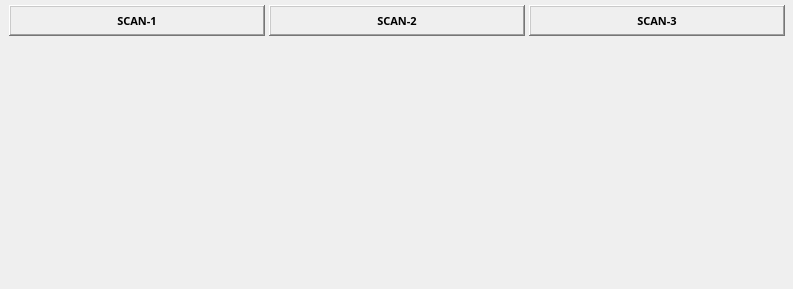
<?xml version="1.0" encoding="UTF-8"?>
<ui version="4.0">
 <class>MainWindow</class>
 <widget class="QMainWindow" name="MainWindow">
  <property name="geometry">
   <rect>
    <x>0</x>
    <y>0</y>
    <width>793</width>
    <height>289</height>
   </rect>
  </property>
  <property name="windowTitle">
   <string>microCT Controller</string>
  </property>
  <property name="styleSheet">
   <string notr="true"/>
  </property>
  <widget class="QWidget" name="centralwidget">
   <widget class="caFrame" name="caframe">
    <property name="geometry">
     <rect>
      <x>-1</x>
      <y>0</y>
      <width>871</width>
      <height>301</height>
     </rect>
    </property>
    <property name="background">
     <color>
      <red>156</red>
      <green>156</green>
      <blue>156</blue>
     </color>
    </property>
    <property name="backgroundMode">
     <enum>caFrame::Filled</enum>
    </property>
    <widget class="caInclude" name="cainclude">
     <property name="geometry">
      <rect>
       <x>15</x>
       <y>45</y>
       <width>243</width>
       <height>231</height>
      </rect>
     </property>
     <property name="macro">
      <string notr="true">P=$(W), S=scan1, CONFIG=$(CONFIG)</string>
     </property>
     <property name="filename" stdset="0">
      <string notr="true">../scan/scan-v2.ui</string>
     </property>
    </widget>
    <widget class="caInclude" name="cainclude_2">
     <property name="geometry">
      <rect>
       <x>275</x>
       <y>45</y>
       <width>243</width>
       <height>231</height>
      </rect>
     </property>
     <property name="macro">
      <string notr="true">P=$(W), S=scan2, CONFIG=$(CONFIG)</string>
     </property>
     <property name="filename" stdset="0">
      <string notr="true">../scan/scan-v2.ui</string>
     </property>
    </widget>
    <widget class="caInclude" name="cainclude_3">
     <property name="geometry">
      <rect>
       <x>535</x>
       <y>45</y>
       <width>243</width>
       <height>231</height>
      </rect>
     </property>
     <property name="macro">
      <string notr="true">P=$(W), S=scan3, CONFIG=$(CONFIG)</string>
     </property>
     <property name="filename" stdset="0">
      <string notr="true">../scan/scan-v2.ui</string>
     </property>
    </widget>
    <widget class="caLabel" name="calabel">
     <property name="geometry">
      <rect>
       <x>10</x>
       <y>5</y>
       <width>256</width>
       <height>31</height>
      </rect>
     </property>
     <property name="font">
      <font>
       <family>Yu Mincho Demibold</family>
       <pointsize>8</pointsize>
       <weight>75</weight>
       <bold>true</bold>
      </font>
     </property>
     <property name="frameShape">
      <enum>QFrame::WinPanel</enum>
     </property>
     <property name="frameShadow">
      <enum>QFrame::Raised</enum>
     </property>
     <property name="lineWidth">
      <number>1</number>
     </property>
     <property name="midLineWidth">
      <number>1</number>
     </property>
     <property name="text">
      <string>SCAN-1</string>
     </property>
     <property name="alignment">
      <set>Qt::AlignCenter</set>
     </property>
     <property name="foreground">
      <color>
       <red>0</red>
       <green>0</green>
       <blue>0</blue>
      </color>
     </property>
     <property name="background">
      <color>
       <red>169</red>
       <green>209</green>
       <blue>239</blue>
      </color>
     </property>
    </widget>
    <widget class="caGraphics" name="cagraphics_2">
     <property name="geometry">
      <rect>
       <x>10</x>
       <y>40</y>
       <width>256</width>
       <height>241</height>
      </rect>
     </property>
     <property name="foreground">
      <color>
       <red>105</red>
       <green>105</green>
       <blue>105</blue>
      </color>
     </property>
     <property name="linestyle" stdset="0">
      <enum>caGraphics::Solid</enum>
     </property>
     <property name="fillstyle" stdset="0">
      <enum>caGraphics::Filled</enum>
     </property>
     <property name="lineSize">
      <number>2</number>
     </property>
     <property name="lineColor">
      <color>
       <red>0</red>
       <green>0</green>
       <blue>0</blue>
      </color>
     </property>
    </widget>
    <widget class="caLabel" name="calabel_2">
     <property name="geometry">
      <rect>
       <x>270</x>
       <y>5</y>
       <width>256</width>
       <height>31</height>
      </rect>
     </property>
     <property name="font">
      <font>
       <family>Yu Mincho Demibold</family>
       <pointsize>8</pointsize>
       <weight>75</weight>
       <bold>true</bold>
      </font>
     </property>
     <property name="frameShape">
      <enum>QFrame::WinPanel</enum>
     </property>
     <property name="frameShadow">
      <enum>QFrame::Raised</enum>
     </property>
     <property name="lineWidth">
      <number>1</number>
     </property>
     <property name="midLineWidth">
      <number>1</number>
     </property>
     <property name="text">
      <string>SCAN-2</string>
     </property>
     <property name="alignment">
      <set>Qt::AlignCenter</set>
     </property>
     <property name="foreground">
      <color>
       <red>0</red>
       <green>0</green>
       <blue>0</blue>
      </color>
     </property>
     <property name="background">
      <color>
       <red>169</red>
       <green>209</green>
       <blue>239</blue>
      </color>
     </property>
    </widget>
    <widget class="caLabel" name="calabel_3">
     <property name="geometry">
      <rect>
       <x>530</x>
       <y>5</y>
       <width>256</width>
       <height>31</height>
      </rect>
     </property>
     <property name="font">
      <font>
       <family>Yu Mincho Demibold</family>
       <pointsize>8</pointsize>
       <weight>75</weight>
       <bold>true</bold>
      </font>
     </property>
     <property name="frameShape">
      <enum>QFrame::WinPanel</enum>
     </property>
     <property name="frameShadow">
      <enum>QFrame::Raised</enum>
     </property>
     <property name="lineWidth">
      <number>1</number>
     </property>
     <property name="midLineWidth">
      <number>1</number>
     </property>
     <property name="text">
      <string>SCAN-3</string>
     </property>
     <property name="alignment">
      <set>Qt::AlignCenter</set>
     </property>
     <property name="foreground">
      <color>
       <red>0</red>
       <green>0</green>
       <blue>0</blue>
      </color>
     </property>
     <property name="background">
      <color>
       <red>169</red>
       <green>209</green>
       <blue>239</blue>
      </color>
     </property>
    </widget>
    <widget class="caGraphics" name="cagraphics_3">
     <property name="geometry">
      <rect>
       <x>270</x>
       <y>40</y>
       <width>256</width>
       <height>241</height>
      </rect>
     </property>
     <property name="foreground">
      <color>
       <red>105</red>
       <green>105</green>
       <blue>105</blue>
      </color>
     </property>
     <property name="linestyle" stdset="0">
      <enum>caGraphics::Solid</enum>
     </property>
     <property name="fillstyle" stdset="0">
      <enum>caGraphics::Filled</enum>
     </property>
     <property name="lineSize">
      <number>2</number>
     </property>
     <property name="lineColor">
      <color>
       <red>0</red>
       <green>0</green>
       <blue>0</blue>
      </color>
     </property>
    </widget>
    <widget class="caGraphics" name="cagraphics_4">
     <property name="geometry">
      <rect>
       <x>530</x>
       <y>40</y>
       <width>256</width>
       <height>241</height>
      </rect>
     </property>
     <property name="foreground">
      <color>
       <red>105</red>
       <green>105</green>
       <blue>105</blue>
      </color>
     </property>
     <property name="linestyle" stdset="0">
      <enum>caGraphics::Solid</enum>
     </property>
     <property name="fillstyle" stdset="0">
      <enum>caGraphics::Filled</enum>
     </property>
     <property name="lineSize">
      <number>2</number>
     </property>
     <property name="lineColor">
      <color>
       <red>0</red>
       <green>0</green>
       <blue>0</blue>
      </color>
     </property>
    </widget>
    <zorder>cagraphics_4</zorder>
    <zorder>cagraphics_3</zorder>
    <zorder>calabel</zorder>
    <zorder>cagraphics_2</zorder>
    <zorder>cainclude</zorder>
    <zorder>cainclude_2</zorder>
    <zorder>cainclude_3</zorder>
    <zorder>calabel_2</zorder>
    <zorder>calabel_3</zorder>
   </widget>
  </widget>
 </widget>
 <customwidgets>
  <customwidget>
   <class>caFrame</class>
   <extends>QFrame</extends>
   <header>caFrame</header>
   <container>1</container>
  </customwidget>
  <customwidget>
   <class>caLabel</class>
   <extends>QLabel</extends>
   <header>caLabel</header>
  </customwidget>
  <customwidget>
   <class>caGraphics</class>
   <extends>QWidget</extends>
   <header>caGraphics</header>
  </customwidget>
  <customwidget>
   <class>caInclude</class>
   <extends>QWidget</extends>
   <header>caInclude</header>
  </customwidget>
 </customwidgets>
 <resources/>
 <connections/>
</ui>
